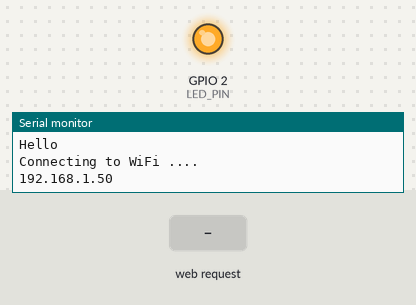
This program was run on a simulated ESP32. On the bench: output pins drawn as LEDs (lit = HIGH), the last lines printed to the serial monitor. The test bench sets the inputs (shaded band). WiFi joins after 1.5 s; servers stay silent unless stated.

Above: at 3.2 s.
3.3 s: HTTP request GET /off received
At 4.4 s:
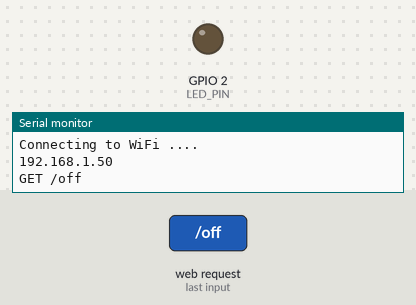
4.8 s: HTTP request GET /on received
At 5.5 s:
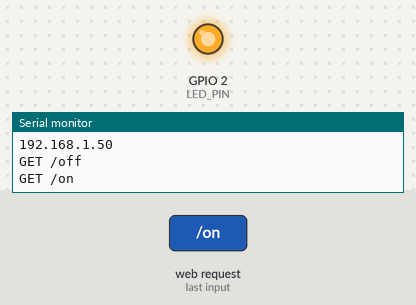
Timing chart, 0 to 7.8 s (numbered marks = the images above; inputs shaded):
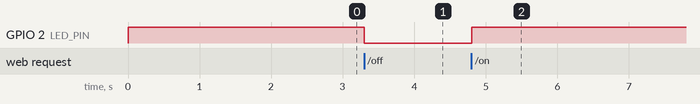

Measured:
- after the input at 3.3 s, GPIO 2 (LED_PIN): HIGH → LOW at once
- after the input at 4.8 s, GPIO 2 (LED_PIN): LOW → HIGH at once

The program:

main.cpp
```cpp
#include <Arduino.h>
#include <WiFi.h>

// WiFi network name
const char *wifi_ssid = "";
// WiFi network password
const char *wifi_pass = "";

// Http webserver on port 80
WiFiServer sv(80);

// Led pin (onboard is D2)
#define LED_PIN GPIO_NUM_2
// Led state (1 on or 0 off)
uint8_t led_state = 1;

// Send HTML page
void sendHtml(WiFiClient cli)
{
    cli.println(
        "HTTP/1.1 200 OK\n"
        "Content-Type: text/html\n"
        "Connection: close\n"
        "\n"
        "<!DOCTYPE HTML>\n"
        "<html>\n"
        "    <head>\n"
        "        <meta name=\"viewport\" content=\"width=device-width, initial-scale=1\"\n"
        "        <link rel=\"icon\" href=\"data:,\">\n"
        "        <style>\n"
        "            html { font-family: Roboto; display: inline-block; margin: 0px auto; text-align: center;}\n"
        "            .button {background-color: #4CAF50; border: none; color: white; padding: 15px 32px; text-align: center; text-decoration: none; display: inline-block;\n"
        "                      font-size: 16px;margin: 4px 2px; cursor: pointer;text-decoration: none; font-size: 25px; margin: 2px; cursor: pointer;}\n"
        "            .button_ON {background-color: white; color: black; border: 2px solid #4CAF50;}\n"
        "            .button_OFF {background-color: white; color: black; border: 2px solid #f44336;}\n"
        "        </style>\n"
        "    </head>\n"
        "    <body>\n"
        "        <h2>Esp32 LED</h2>\n"
        "        <p>Click to toggle LED</p>"
    );
    cli.println(led_state ? // Only send relevant button
        "<p><a href=\"/off\n\"><button class=\"button button_ON\">ON</button></a></p>"
        :
        "<p><a href=\"/on\n\"><button class=\"button button_OFF\">OFF</button></a></p>"
    );
    cli.println(
        "    </body>\n"
        "</html>"
    );
}


// Initialize and start the Server
void initWiFiServer()
{
    // Set as Wifi Station (client, needs an access point to connect to)
    WiFi.mode(WIFI_STA);
    // Connect to your WiFi network
    WiFi.begin(wifi_ssid, wifi_pass);
    // Wait for connection (Be carefull as the Esp can be stuck here forever)
    Serial.print("Connecting to WiFi ..");
    while (WiFi.status() != WL_CONNECTED)
    {
        Serial.print('.');
        delay(1000);
    }
    // Print local IP
    Serial.println();
    Serial.println(WiFi.localIP());
    // Start server
    sv.begin();
}

// Runs once at power on
void setup()
{
    // Initialize serial port
    Serial.begin(115200);
    Serial.println("Hello");

    // Set led pin as output and turn it on
    pinMode(LED_PIN, OUTPUT);
    digitalWrite(LED_PIN, led_state);
    // Connect to WiFi and init server
    initWiFiServer();
}

// String to store the received data
String request = "";
// Loop forever
void loop()
{
    // Accept connections
    WiFiClient cli = sv.available();

    // Return if client is invalid
    if (!cli)
        return;

    // Repeat while client is connected
    while (cli.connected())
    {   // if client is available
        if (cli.available())
        {
            // Read and store char received
            char c = cli.read();
            request += c;

            // When finished receiving header
            if (c == '\n')
            {
                // Handle path /off
                if (request.indexOf("GET /off") != -1)
                {
                    Serial.println("GET /off");
                    led_state = 0; // turn led off
                }
                // Handle path /on
                else if (request.indexOf("GET /on") != -1)
                {
                    Serial.println("GET /on");
                    led_state = 1; // turn led on
                }
                else // invalid path or no path
                    Serial.println("GET /");
                // Switch led state
                digitalWrite(LED_PIN, led_state);
                // send html page
                sendHtml(cli);
                // exit loop
                break;
            }
        }
    }
    // small delay to avoid problems
    delay(5);
    // clear receive "buffer"
    request = "";
    // close client connection
    cli.stop();
}
```
